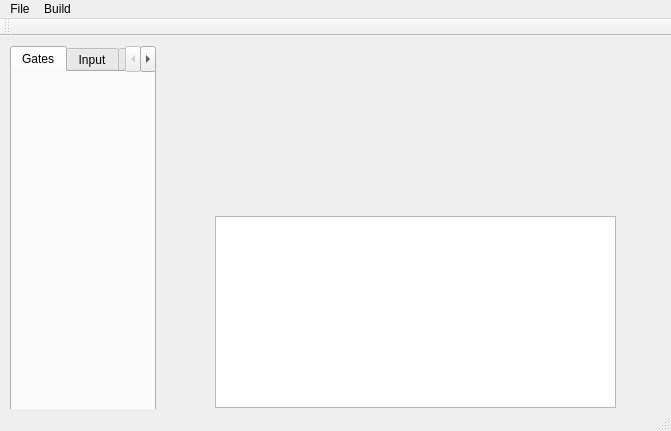
<?xml version="1.0" encoding="UTF-8"?>
<ui version="4.0">
 <class>MainWindow</class>
 <widget class="QMainWindow" name="MainWindow">
  <property name="geometry">
   <rect>
    <x>0</x>
    <y>0</y>
    <width>671</width>
    <height>431</height>
   </rect>
  </property>
  <property name="sizePolicy">
   <sizepolicy hsizetype="MinimumExpanding" vsizetype="Preferred">
    <horstretch>0</horstretch>
    <verstretch>0</verstretch>
   </sizepolicy>
  </property>
  <property name="windowTitle">
   <string>MainWindow</string>
  </property>
  <widget class="QWidget" name="centralWidget">
   <widget class="QWidget" name="verticalLayoutWidget">
    <property name="geometry">
     <rect>
      <x>-1</x>
      <y>-1</y>
      <width>168</width>
      <height>391</height>
     </rect>
    </property>
    <layout class="QVBoxLayout" name="ControlPalette">
     <item>
      <widget class="QTabWidget" name="tabWidget">
       <property name="sizePolicy">
        <sizepolicy hsizetype="Minimum" vsizetype="Expanding">
         <horstretch>0</horstretch>
         <verstretch>0</verstretch>
        </sizepolicy>
       </property>
       <property name="currentIndex">
        <number>0</number>
       </property>
       <widget class="QWidget" name="gatePalette">
        <attribute name="title">
         <string>Gates</string>
        </attribute>
       </widget>
       <widget class="QWidget" name="inputPalette_2">
        <attribute name="title">
         <string>Input</string>
        </attribute>
       </widget>
       <widget class="QWidget" name="outputPalette_2">
        <attribute name="title">
         <string>Output</string>
        </attribute>
       </widget>
      </widget>
     </item>
    </layout>
   </widget>
   <widget class="QWidget" name="verticalLayoutWidget_2">
    <property name="geometry">
     <rect>
      <x>209</x>
      <y>19</y>
      <width>411</width>
      <height>131</height>
     </rect>
    </property>
    <layout class="QVBoxLayout" name="verticalLayout"/>
   </widget>
   <widget class="QGraphicsView" name="graphicsView">
    <property name="geometry">
     <rect>
      <x>215</x>
      <y>180</y>
      <width>401</width>
      <height>192</height>
     </rect>
    </property>
   </widget>
  </widget>
  <widget class="QMenuBar" name="menuBar">
   <property name="geometry">
    <rect>
     <x>0</x>
     <y>0</y>
     <width>671</width>
     <height>21</height>
    </rect>
   </property>
   <widget class="QMenu" name="menuFile">
    <property name="title">
     <string>File</string>
    </property>
    <addaction name="actionOpen"/>
    <addaction name="actionSave"/>
   </widget>
   <widget class="QMenu" name="menuBuild">
    <property name="title">
     <string>Build</string>
    </property>
    <addaction name="actionBuild"/>
    <addaction name="actionRun"/>
   </widget>
   <addaction name="menuFile"/>
   <addaction name="menuBuild"/>
  </widget>
  <widget class="QToolBar" name="mainToolBar">
   <property name="autoFillBackground">
    <bool>false</bool>
   </property>
   <attribute name="toolBarArea">
    <enum>TopToolBarArea</enum>
   </attribute>
   <attribute name="toolBarBreak">
    <bool>false</bool>
   </attribute>
  </widget>
  <widget class="QStatusBar" name="statusBar"/>
  <action name="actionOpen">
   <property name="text">
    <string>Open</string>
   </property>
  </action>
  <action name="actionSave">
   <property name="text">
    <string>Save</string>
   </property>
  </action>
  <action name="actionBuild">
   <property name="text">
    <string>Build</string>
   </property>
  </action>
  <action name="actionRun">
   <property name="text">
    <string>Run</string>
   </property>
  </action>
 </widget>
 <layoutdefault spacing="6" margin="11"/>
 <resources/>
 <connections/>
</ui>
